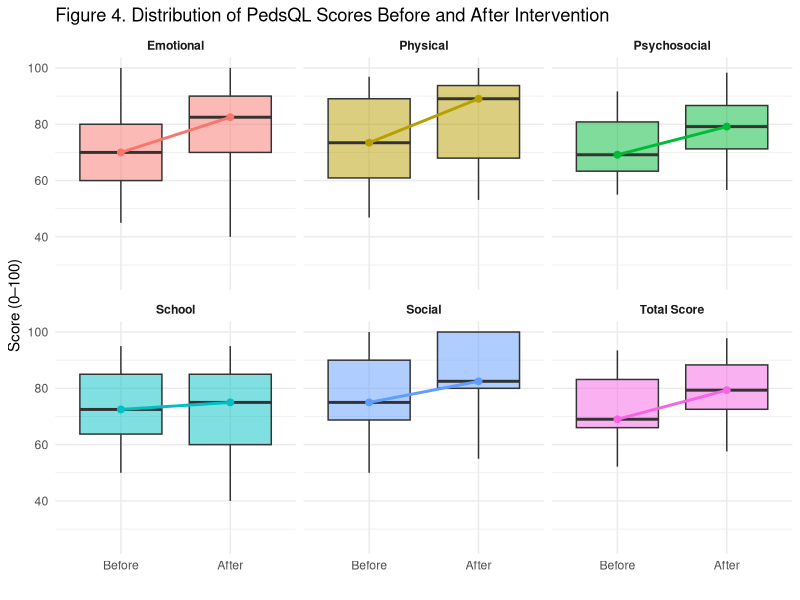
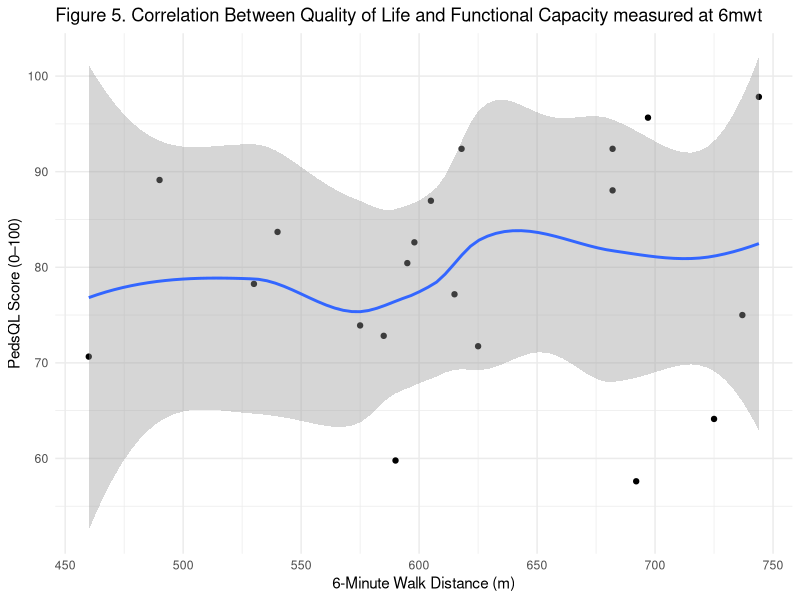
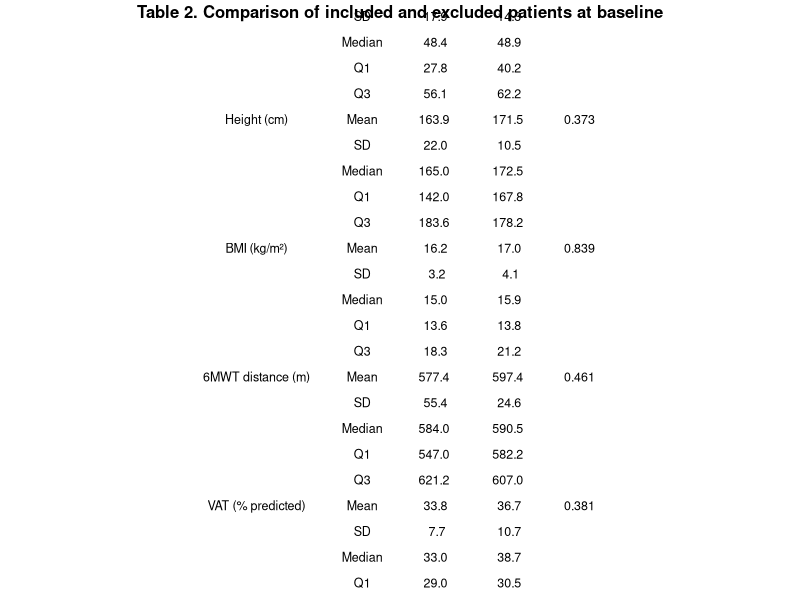
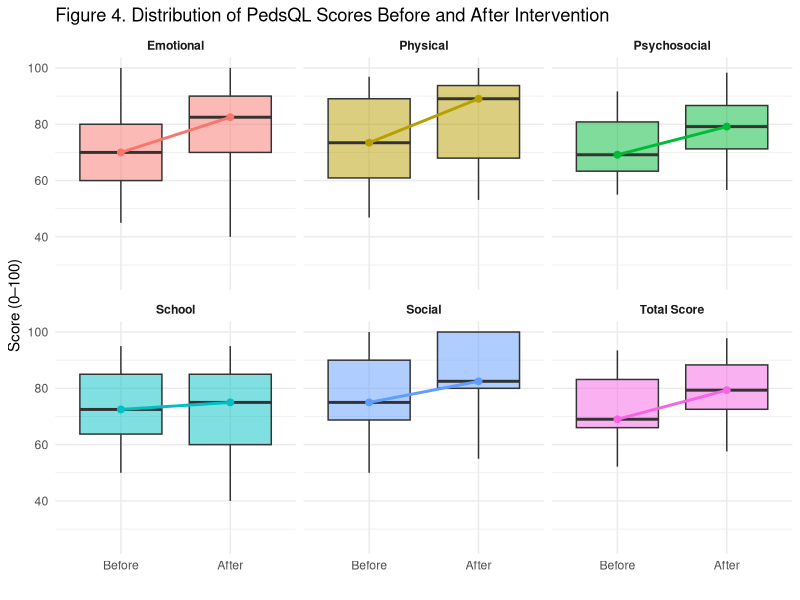
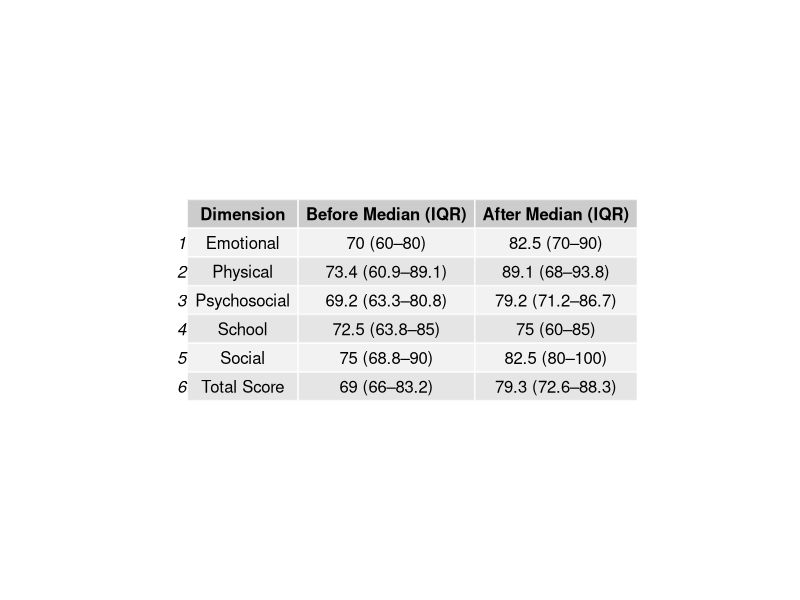
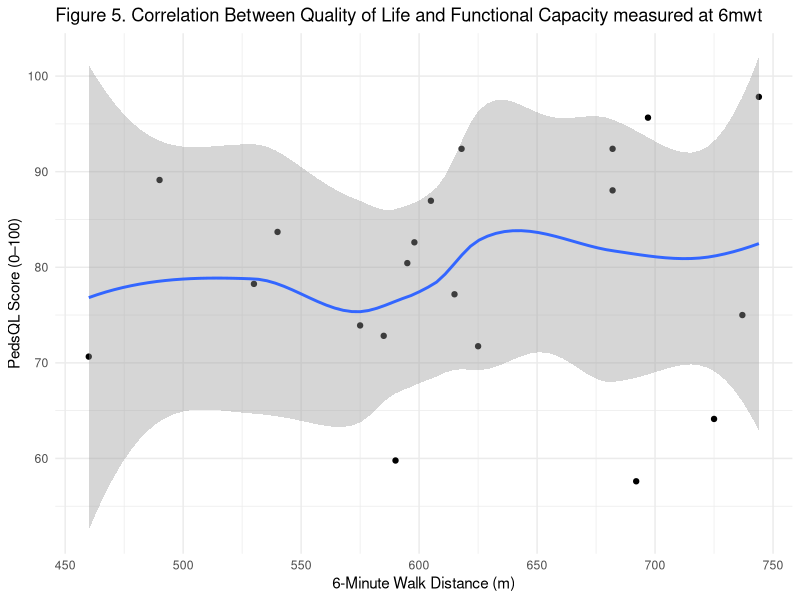

The R source for these figures, in order:
## ---- chunk 1
knitr::opts_chunk$set(echo = TRUE, warning = FALSE, message = FALSE)
## ---- chunk 2
packages <- c("readxl", "dplyr", "gridExtra")

for (pkg in packages) {
  if (!require(pkg, character.only = TRUE)) {
    install.packages(pkg)
    library(pkg, character.only = TRUE)
  }
}
## ---- chunk 3
# Load package
library(readxl)

# Import datasets
included_data <- read_excel("data/data_clean.xlsx")
excluded_data <- read_excel("data/data_excluded.xlsx")

# Check structure
str(included_data)
str(excluded_data)
## ---- chunk 4
library(dplyr)
library(gridExtra)
library(grid)

# Fonction descriptive
describe <- function(x) {
  data.frame(
    Statistic = c("Mean", "SD", "Median", "Q1", "Q3"),
    Value = c(
      mean(x, na.rm = TRUE),
      sd(x, na.rm = TRUE),
      median(x, na.rm = TRUE),
      quantile(x, 0.25, na.rm = TRUE),
      quantile(x, 0.75, na.rm = TRUE)
    )
  )
}

vars <- c("age", "weight_kg", "height_cm", "bmi_kg_cm2",
          "6minwt_distance_traveled_m_before",
          "vat_before",
          "pedsql_totalself_before")

labels <- c(
  "Age (years)",
  "Weight (kg)",
  "Height (cm)",
  "BMI (kg/m²)",
  "6MWT distance (m)",
  "VAT (% predicted)",
  "PedsQL score (0–100)"
)

table_list <- list()

for(i in seq_along(vars)) {
  
  var <- vars[i]
  
  x <- included_data[[var]]
  y <- excluded_data[[var]]
  
  # Remove NA (important pour le test)
  x_clean <- x[!is.na(x)]
  y_clean <- y[!is.na(y)]
  
  # Mann-Whitney
  p_val <- round(wilcox.test(x_clean, y_clean)$p.value, 3)
  
  inc <- describe(x)
  exc <- describe(y)
  
  df <- data.frame(
    Variable = c(labels[i], rep("", 4)),
    Statistic = inc$Statistic,
    Included = round(inc$Value, 1),
    Excluded = round(exc$Value, 1),
    p_value = c(p_val, rep("", 4))
  )
  
  table_list[[i]] <- df
}

table_final <- do.call(rbind, table_list)

# ---- SEX ----
p_sexe <- round(fisher.test(table(
  c(included_data$sexe, excluded_data$sexe),
  c(rep("Included", nrow(included_data)),
    rep("Excluded", nrow(excluded_data)))
))$p.value, 3)

sexe_inc <- table(included_data$sexe)
sexe_exc <- table(excluded_data$sexe)

sex_df <- data.frame(
  Variable = c("Sex (M/F)", rep("", length(sexe_inc)-1)),
  Statistic = names(sexe_inc),
  Included = as.numeric(sexe_inc),
  Excluded = as.numeric(sexe_exc),
  p_value = c(p_sexe, rep("", length(sexe_inc)-1))
)

table_final <- rbind(table_final, sex_df)

table_final

library(gridExtra)
library(grid)

# Ajuster hauteur automatiquement
n_rows <- nrow(table_final)

pdf(
  "figures/Table_2_Comparison_of_included_and_excluded_patients_at_baseline.pdf",
  width = 8,
  height = 1 + n_rows * 0.3   
)

# Table sans quadrillage
tg <- tableGrob(
  table_final,
  rows = NULL,
  theme = ttheme_minimal(  
    core = list(
      fg_params = list(fontsize = 9)
    ),
    colhead = list(
      fg_params = list(fontsize = 10, fontface = "bold")
    )
  )
)

grid.arrange(
  textGrob(
    "Table 2. Comparison of included and excluded patients at baseline",
    gp = gpar(fontsize = 12, fontface = "bold")
  ),
  tg,
  ncol = 1,
  heights = c(0.2, 5)  
)

dev.off()
## ---- chunk 5

# Paired Wilcoxon test
wilcox_test <- wilcox.test(
  included_data$`6minwt_distance_traveled_m_after`,
  included_data$`6minwt_distance_traveled_m_before`,
  paired = TRUE,
  exact = TRUE
)
wilcox_test

## ---- chunk 6
library(dplyr)
library(tidyr)
library(ggplot2)

# Data PedsQL before/after
pedsql_data <- included_data %>%
  select(
    pedsql_totalself_before, pedsql_totalself_after,
    pedsql_physiqueself_before, pedsql_physiqueself_after,
    pedsql_emotionself_before, pedsql_emotionself_after,
    pedsql_relationself_before, pedsql_relationself_after,
    pedsql_ecoleself_before, pedsql_ecoleself_after,
    pedsql_psycosocialself_before, pedsql_psycosocialself_after
  ) %>%
  pivot_longer(cols = everything(),
               names_to = "Variable",
               values_to = "Score") %>%
  mutate(
    Time = ifelse(grepl("before", Variable), "Before", "After"),
    Time = factor(Time, levels = c("Before", "After")),  # 🔥 FIX ICI
    Dimension = case_when(
      grepl("total", Variable) ~ "Total Score",
      grepl("physique", Variable) ~ "Physical",
      grepl("emotion", Variable) ~ "Emotional",
      grepl("relation", Variable) ~ "Social",
      grepl("ecole", Variable) ~ "School",
      grepl("psycosocial", Variable) ~ "Psychosocial"
    )
  )

# Medians calculation for each dimension and time point
medians <- pedsql_data %>%
  group_by(Dimension, Time) %>%
  summarise(median = median(Score, na.rm = TRUE), .groups = "drop")

# Plot
p_pedsql <- ggplot(pedsql_data, aes(x = Time, y = Score, fill = Dimension)) +
  
  geom_boxplot(alpha = 0.5, outlier.shape = NA) +
  
  # Medians lines each dimension
  geom_line(
    data = medians,
    aes(x = Time, y = median, group = Dimension, color = Dimension),
    size = 1
  ) +
  
  # Medians points
  
  geom_point(
    data = medians,
    aes(x = Time, y = median, color = Dimension),
    size = 2
  ) +
  
  facet_wrap(~ Dimension, nrow = 2) +
  
  xlab("") +
  ylab("Score (0–100)") +
  ggtitle("Figure 4. Distribution of PedsQL Scores Before and After Intervention") +
  
  theme_minimal() +
  theme(
    strip.text = element_text(face = "bold"),
    legend.position = "none"   
  )
p_pedsql

# Export
ggsave(
  "figures/Figure_4_PedsQL_Before_After.pdf",
  plot = p_pedsql,
  width = 8,
  height = 6
)
## ---- chunk 7
library(dplyr)
library(tidyr)

# ---- Function to compute Median (IQR) ----
# This function returns a formatted string: median (Q1–Q3)
format_median_iqr <- function(x) {
  med <- median(x, na.rm = TRUE)
  q1  <- quantile(x, 0.25, na.rm = TRUE)
  q3  <- quantile(x, 0.75, na.rm = TRUE)
  
  paste0(
    round(med, 1), " (",
    round(q1, 1), "–",
    round(q3, 1), ")"
  )
}

# ---- Create descriptive table ----
# Compute median and IQR for each dimension and time point
table_pedsql <- pedsql_data %>%
  group_by(Dimension, Time) %>%
  summarise(value = format_median_iqr(Score), .groups = "drop") %>%
  
  # Reshape to wide format (Before vs After)
  pivot_wider(names_from = Time, values_from = value) %>%
  
  # Rename columns for clarity
  rename(
    `Before Median (IQR)` = Before,
    `After Median (IQR)`  = After
  ) %>%
  
  # Order dimensions alphabetically (optional)
  arrange(Dimension)

# Display table
table_pedsql

# ---- Export table ----

library(gridExtra)
library(grid)

rownames(table_pedsql) <- NULL
n_rows <- nrow(table_pedsql)

# Export table to PDF
pdf(
  "figures/Table_3_Descriptive_Statistics_of_PedsQL.pdf",
  width = 8,
  height = 1 + n_rows * 0.4
)

grid.table(table_pedsql)

dev.off()
## ---- chunk 8
# Spearman correlation
cor_test <- cor.test(
  included_data$`6minwt_distance_traveled_m_after`,
  included_data$pedsql_totalself_after,
  method = "spearman"
)

cor_test

# Viewing
library(ggplot2)

# Create plot
p_corr <- ggplot(included_data, aes(
  x = `6minwt_distance_traveled_m_after`,
  y = pedsql_totalself_after
)) +
  geom_point() +
  geom_smooth(method = "loess", se = TRUE) +
  xlab("6-Minute Walk Distance (m)") +
  ylab("PedsQL Score (0–100)") +
  ggtitle("Figure 5. Correlation Between Quality of Life and Functional Capacity measured at 6mwt ") +
  theme_minimal()

p_corr

# Export PDF
ggsave(
  "figures/Figure_5_Correlation_PedsQL_6MWT.pdf",
  plot = p_corr,
  width = 8,
  height = 6
)
